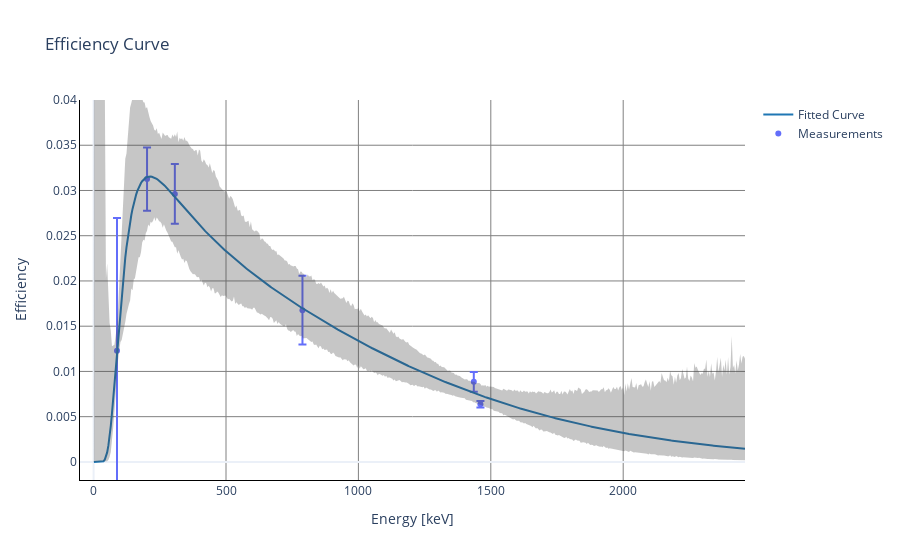

Here is the notebook cell this chart was saved with:
### Code cell
test_eff.plotter_pretty(0.04)

### Figure 1 — Plotly figure (JSON) as saved in the notebook; plotly's stock layout.template omitted (floating-point values rounded to 4 significant figures; data arrays with more than 128 entries replaced by an {"elided": "..."} marker saying what was removed)
{"data": [{"error_y": {"array": [0.01466, 0.003503, 0.003298, 0.003799, 0.001087, 0.0003647], "type": "data", "visible": true}, "mode": "markers", "name": "Measurements", "type": "scatter", "x": [88.34, 201.8, 306.8, 788.7, 1436.0, 1461.0], "y": [0.01229, 0.03126, 0.02962, 0.01677, 0.008847, 0.006379]}, {"line": {"color": "rgb(31, 119, 180)"}, "mode": "lines", "name": "Fitted Curve", "type": "scatter", "x": {"elided": "540 float values"}, "y": {"elided": "540 float values"}}, {"line": {"width": 0}, "marker": {"color": "#444"}, "mode": "lines", "name": "Upper Bound", "showlegend": false, "type": "scatter", "x": {"elided": "540 float values"}, "y": {"elided": "540 float values"}}, {"fill": "tonexty", "fillcolor": "rgba(68, 68, 68, 0.3)", "line": {"width": 0}, "marker": {"color": "#444"}, "mode": "lines", "name": "Lower Bound", "showlegend": false, "type": "scatter", "x": {"elided": "540 float values"}, "y": {"elided": "540 float values"}}], "layout": {"hovermode": "x", "plot_bgcolor": "rgba(0,0,0,0)", "title": {"text": "Efficiency Curve"}, "xaxis": {"gridcolor": "gray", "linecolor": "black", "tickcolor": "black", "title": {"text": "Energy [keV]"}}, "yaxis": {"gridcolor": "gray", "linecolor": "black", "range": [-0.002, 0.04], "showgrid": true, "tickcolor": "black", "title": {"text": "Efficiency"}}}}
